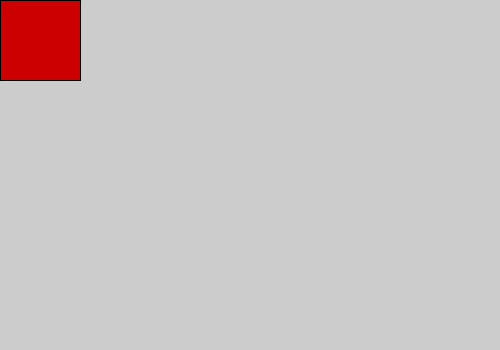
Frame 1 (no input)
Frame 60 (the mouse pressed at the canvas centre just before this capture): identical to frame 1, image omitted
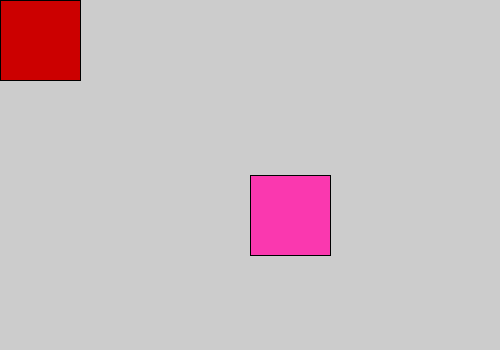
Frame 120 (the mouse held since frame 60 and released just before this capture)

The Processing sketch that drew these frames (run headless with seeded random() and noise(); from frame 60 on, the mouse is pressed at the canvas centre):

// Processing sketch: processing_127827
// ── processing_127827.pde

void setup() {
size(500, 350);
smooth();
}
void draw() {
if (mousePressed) {
fill(mouseX, 56, mouseY);
} else {
fill(#CC0000);
}
rect(mouseX, mouseY, 80, 80);
}
